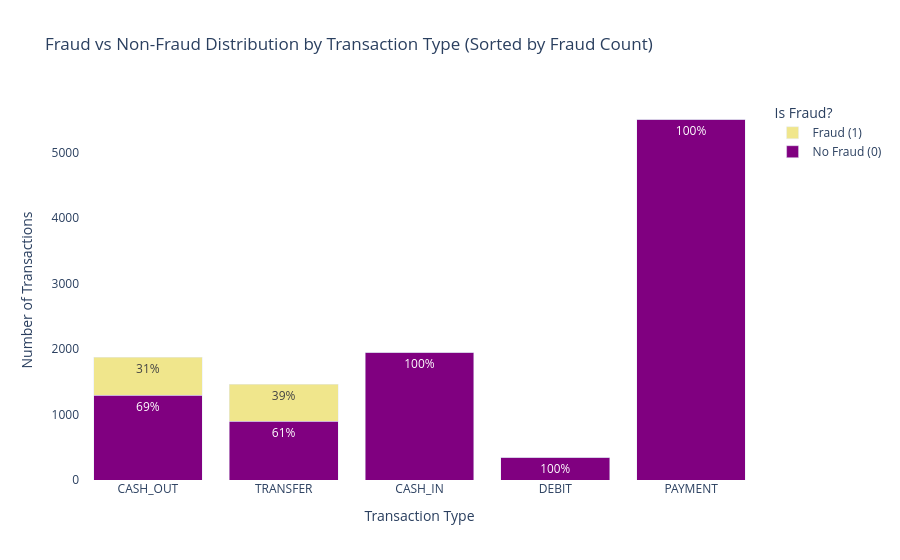

Notebook cell for this chart:
### Markdown cell above
###**Distribution of Fradulent Transactions Over different Transaction Types**

### Code cell
# Group by 'type' and 'isFraud', then count occurrences
df_grouped = df_new.groupby(['type', 'isFraud']).size().unstack(fill_value=0)

# Sort by fraud count in descending order
df_grouped = df_grouped.sort_values(by=1, ascending=False)

# Calculate total transactions per type
df_grouped["Total"] = df_grouped.sum(axis=1)

# Calculate fraud and non-fraud percentages
df_percent = df_grouped.div(df_grouped["Total"], axis=0) * 100

# Extract sorted values
transaction_types = df_grouped.index
non_fraud_count = df_grouped[0]
fraud_count = df_grouped[1]

# Fraud and non-fraud percentages
fraud_percent = df_percent[1]
non_fraud_percent = df_percent[0]

# Create stacked bar chart using Plotly
fig = go.Figure()

# Add non-fraud bars
fig.add_trace(go.Bar(
    x=transaction_types,
    y=non_fraud_count,
    name="No Fraud (0)",
    marker_color="purple",
    text=[f"{nf:.0f}%" if nf > 0 else "" for nf in non_fraud_percent],  # Show % only in non-fraud area
    textposition='inside'
))

# Add fraud bars
fig.add_trace(go.Bar(
    x=transaction_types,
    y=fraud_count,
    name="Fraud (1)",
    marker_color="khaki",
    text=[f"{f:.0f}%" if f > 0 else "" for f in fraud_percent],  # Show % only in fraud area
    textposition='inside'
))

# Layout customization
fig.update_layout(
    barmode="stack",
    title="Fraud vs Non-Fraud Distribution by Transaction Type (Sorted by Fraud Count)",
    xaxis_title="Transaction Type",
    yaxis_title="Number of Transactions",  # Y-axis shows raw counts
    legend_title="Is Fraud?",
    plot_bgcolor="white"
)

# Show the plot
fig.show()

### Figure 1 — Plotly figure (JSON) as saved in the notebook; plotly's stock layout.template omitted (floating-point values rounded to 4 significant figures)
{"data": [{"marker": {"color": "purple"}, "name": "No Fraud (0)", "text": ["69%", "61%", "100%", "100%", "100%"], "textposition": "inside", "type": "bar", "x": ["CASH_OUT", "TRANSFER", "CASH_IN", "DEBIT", "PAYMENT"], "y": [1293, 900, 1951, 346, 5510]}, {"marker": {"color": "khaki"}, "name": "Fraud (1)", "text": ["31%", "39%", "", "", ""], "textposition": "inside", "type": "bar", "x": ["CASH_OUT", "TRANSFER", "CASH_IN", "DEBIT", "PAYMENT"], "y": [578, 564, 0, 0, 0]}], "layout": {"barmode": "stack", "legend": {"title": {"text": "Is Fraud?"}}, "plot_bgcolor": "white", "title": {"text": "Fraud vs Non-Fraud Distribution by Transaction Type (Sorted by Fraud Count)"}, "xaxis": {"title": {"text": "Transaction Type"}}, "yaxis": {"title": {"text": "Number of Transactions"}}}}
